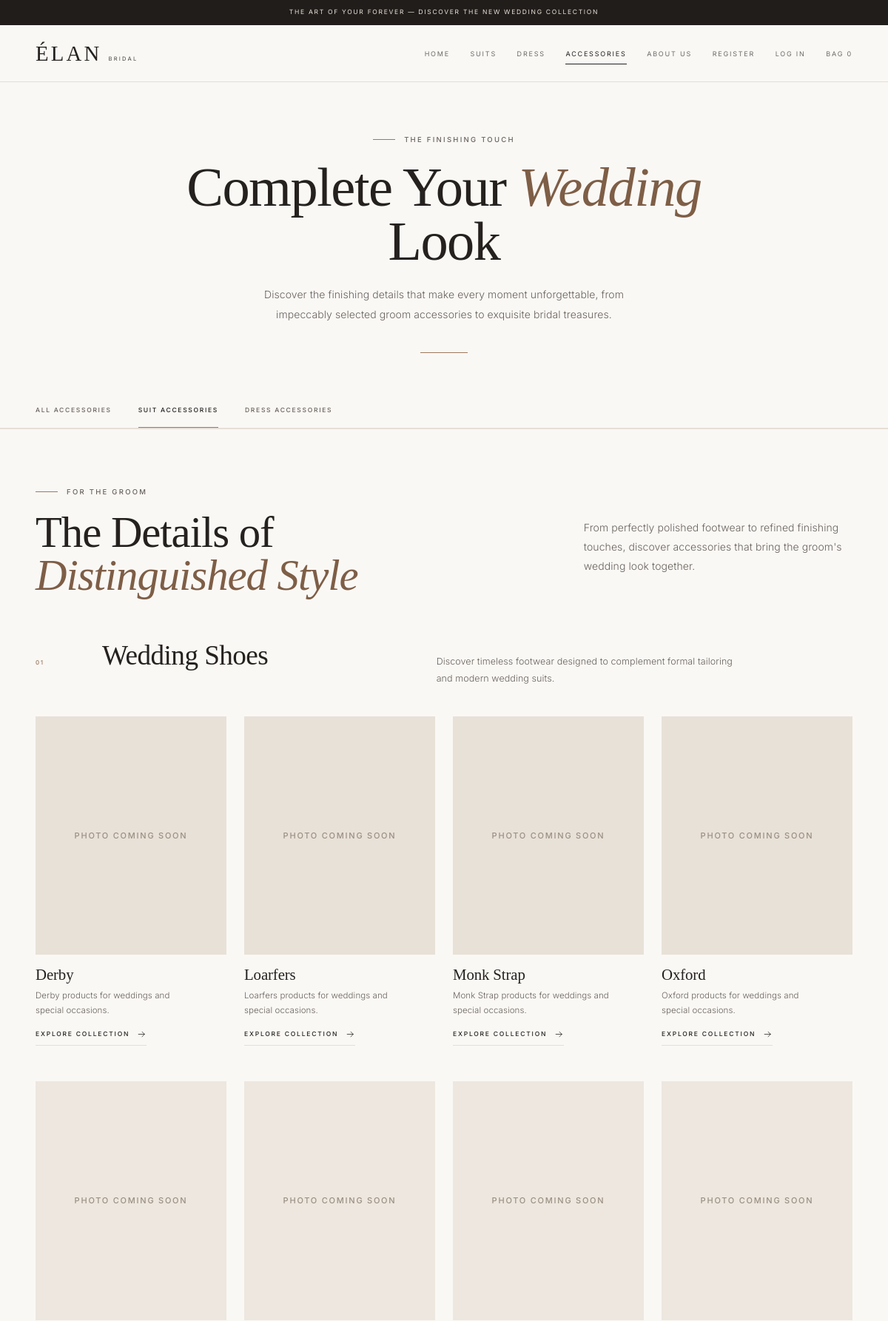
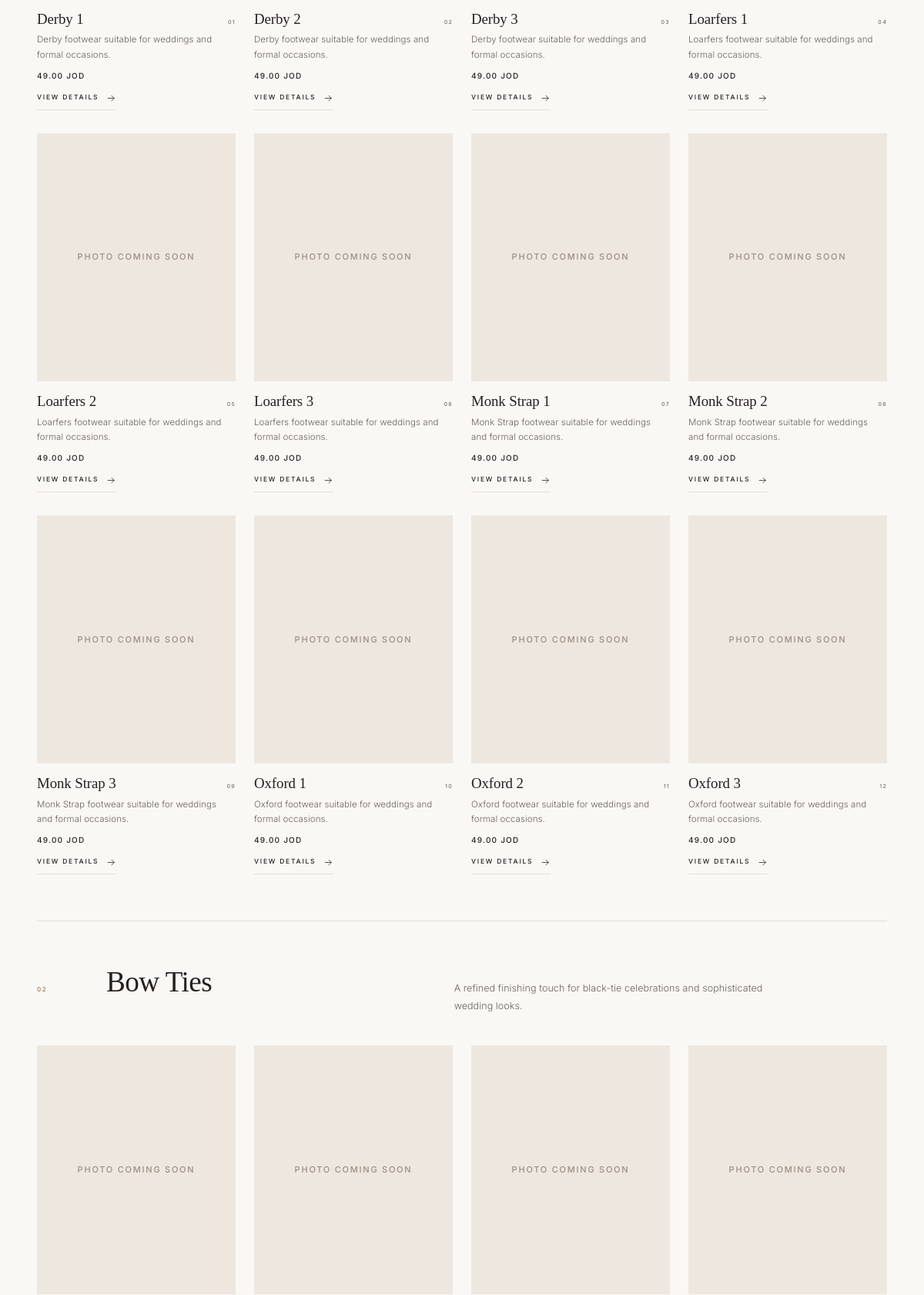
Screenshot of /accessories.php (upper part) with the database file from the repository (2 pictures, top to bottom).
### tables this page shows
CREATE TABLE `subcategories` (
  `id` int(11) NOT NULL,
  `name` varchar(100) NOT NULL,
  `category_id` int(11) NOT NULL,
  `description` varchar(255) DEFAULT NULL
);

CREATE TABLE `products` (
  `id` int(11) NOT NULL,
  `subcategory_id` int(11) NOT NULL,
  `product_name` varchar(150) NOT NULL,
  `description` text DEFAULT NULL,
  `cost_price` decimal(10,2) NOT NULL DEFAULT 0.00,
  `price` decimal(10,2) NOT NULL,
  `image_url` varchar(500) DEFAULT NULL,
  `stock_quantity` int(11) NOT NULL DEFAULT 0,
  `created_at` timestamp NOT NULL DEFAULT current_timestamp()
);

### app/models/accessories.php (called while the page is built, shortened)
<?php
class Accessories{
    private PDO $db;
     public function __construct(PDO $db){
        $this->db = $db;
     }
     public function getBySubcategories(array $subcategoryIds):array{
     $placeholders=implode(",",array_fill(0,count($subcategoryIds),"?"));
        $sql = "SELECT p.id, p.product_name, p.description, p.price,
                       p.image_url, p.stock_quantity,
                       p.subcategory_id, s.name AS subcategory_name
                FROM products p
                JOIN subcategories s ON s.id = p.subcategory_id
                WHERE p.subcategory_id IN ($placeholders)
                ORDER BY p.subcategory_id, p.id";
        $stmt = $this->db->prepare($sql);
        $stmt->execute($subcategoryIds);
        return $stmt->fetchAll();
     }
    public function getSubcategories(array $subcategoryIds): array
    {
        $subcategoryIds = array_map("intval", $subcategoryIds);
        $placeholders = implode(", ", array_fill(0, count($subcategoryIds), "?"));
        $sql = "SELECT id, name, description
                FROM subcategories
                WHERE id IN ($placeholders)
                ORDER BY id";
        $stmt = $this->db->prepare($sql);
        $stmt->execute($subcategoryIds);
        return $stmt->fetchAll();
    }
}
?>

### public/accessories.php (the view, shortened to what this page needs)
<?php
require_once __DIR__ . '/../app/models/accessories.php';
$database = new Database();
$db = $database->connect();
$accessoriesModel = new Accessories($db);
$sections = [
    "groom-shoes"    => [15, 16, 17, 18],
    "bow-ties"       => [21],
    "neck-ties"      => [22],
    "pocket-squares" => [23],
    "bridal-shoes"   => [19, 20, 24, 25],
    "bridal-jewelry" => [7],
    "bridal-gloves"  => [6],
    "tiaras-crowns"  => [8],
    "bridal-veils"   => [9],
];
$products = [];
foreach ($sections as $sectionId => $subcategoryIds) {
    $products[$sectionId] = $accessoriesModel->getBySubcategories($subcategoryIds);
}
$groomShoeTypes = $accessoriesModel->getSubcategories([15, 16, 17, 18]);
$categoryCardImages = [
    15 => "assets/images/accessories/suits/shoes/derby-category.jpg",
    16 => "assets/images/accessories/suits/shoes/loafers.jpg",
    17 => "assets/images/accessories/suits/shoes/monk2.jpg",
    18 => "assets/images/accessories/suits/shoes/oxford-category.jpg",
    19 => "assets/images/accessories/dresses/shoes/block-heel-category.jpg",
    20 => "assets/images/accessories/dresses/shoes/high-heel-category.jpg",
    24 => "assets/images/accessories/dresses/shoes/bridal-sandal-category.jpg",
    25 => "assets/images/accessories/dresses/shoes/flat-category.jpg",
];
function safe($text)
{
    return htmlspecialchars($text, ENT_QUOTES, "UTF-8");
}
function productImage($imageUrl)
{
    if (file_exists(__DIR__ . "/" . $imageUrl)) {
        return $imageUrl;
    }
    return "";
}
function arrowIcon()
{
    return '<svg class="icon" aria-hidden="true"><use href="#icon-arrow"></use></svg>';
}
function printCategoryCards($shoeTypes, $sectionId, $cardImages)
{
    foreach ($shoeTypes as $type) {
        $image = "";
        if (isset($cardImages[$type["id"]])) {
            $image = productImage($cardImages[$type["id"]]);
        }
        ?>
        <a class="acc-cat-card" href="#<?php echo $sectionId; ?>-products" data-reveal
           aria-label="Explore <?php echo safe($type["name"]); ?>">
            <span class="acc-cat-card__visual">
                <?php if ($image !== "") { ?>
                    <img class="acc-cat-card__image" src="<?php echo safe($image); ?>"
                         alt="<?php echo safe($type["name"]); ?>" loading="lazy" decoding="async">
                <?php } else { ?>
                    <span class="acc-no-photo">Photo coming soon</span>
                <?php } ?>
            </span>
            <span class="acc-cat-card__body">
                <span class="acc-cat-card__name"><?php echo safe($type["name"]); ?></span>
                <span class="acc-cat-card__desc"><?php echo safe($type["description"]); ?></span>
                <span class="text-link text-link--sm acc-cat-card__link">
                    Explore Collection <?php echo arrowIcon(); ?>
                </span>
            </span>
        </a>
        <?php
    }
}
function printProductCards($productList, $sectionId)
{
    $number = 1;
    foreach ($productList as $product) {
        $image = productImage($product["image_url"]);
        $price = number_format($product["price"], 2) . " JOD";
        $dialog = $product["product_name"] . " is part of the Élan Bridal accessories collection. "
                . "Product detail pages are coming soon.";
        ?>
        <article class="acc-product" data-reveal>
            <figure class="acc-product__visual">
                <?php if ($image !== "") { ?>
                    <img class="acc-product__image" src="<?php echo safe($image); ?>"
                         alt="<?php echo safe($product["product_name"]); ?>" loading="lazy" decoding="async">
                <?php } else { ?>
                    <span class="acc-no-photo">Photo coming soon</span>
                <?php } ?>
            </figure>
            <div class="acc-product__body">
                <div class="acc-product__heading">
                    <h4 class="acc-product__name"><?php echo safe($product["product_name"]); ?></h4>
                    <span class="acc-product__index" aria-hidden="true"><?php echo str_pad($number, 2, "0", STR_PAD_LEFT); ?></span>
                </div>
                <p class="acc-product__desc"><?php echo safe($product["description"]); ?></p>
                <p class="acc-product__price"><?php echo $price; ?></p>
                <a class="text-link text-link--sm acc-product__link"
                   href="#<?php echo $sectionId; ?>"
                   data-placeholder="<?php echo safe($product["product_name"]); ?>"
                   data-dialog="<?php echo safe($dialog); ?>"
                   data-dialog-cta="Keep exploring"
                   data-dialog-target="#<?php echo $sectionId; ?>">
                    View details <?php echo arrowIcon(); ?>
                </a>
            </div>
        </article>
        <?php
        $number++;
    }
}
?>
<!DOCTYPE html>
<html lang="en">
<head>
  <link rel="stylesheet" href="assets/css/style.css">
  <link rel="stylesheet" href="assets/css/accessories.css?v=<?php echo filemtime(__DIR__ . '/assets/css/accessories.css'); ?>">
</head>
<body>
  <header class="site-header site-header--solid" id="site-header">
    <section class="announcement" aria-label="Announcement">
      <p class="announcement__text">
        <span class="announcement__long">The Art of Your Forever &mdash; Discover the New Wedding Collection</span>
      </p>
    </section>
    <div class="navbar">
      <div class="navbar__inner container">
        <a class="brand" href="index.php" aria-label="Élan Bridal — home">
          <span class="brand__primary">Élan</span>
          <span class="brand__secondary">Bridal</span>
        </a>
        <nav class="primary-nav" aria-label="Primary">
          <ul class="primary-nav__list">
            <li><a class="primary-nav__link" href="index.php">Home</a></li>
            <li><a class="primary-nav__link" href="suits.php">Suits</a></li>
            <li><a class="primary-nav__link" href="dresses.php">Dress</a></li>
            <li><a class="primary-nav__link is-active" href="accessories.php" aria-current="page">Accessories</a></li>
            <li><a class="primary-nav__link" href="index.php#about">About Us</a></li>
            <li><a class="primary-nav__link" href="register.php">Register</a></li>
            <li><a class="primary-nav__link" href="login.php">Log In</a></li>
            <li><a class="primary-nav__link" href="cart.php">Bag <span data-cart-count>0</span></a></li>
          </ul>
        </nav>
      </div>
    </div>
  </header>
  <main id="main" class="collection-main acc-main" tabindex="-1">
    <section class="acc-intro" id="accessories" aria-labelledby="accessories-title">
      <div class="container acc-intro__inner">
        <p class="eyebrow">
          <span class="eyebrow__line" aria-hidden="true"></span>
          The Finishing Touch
        </p>
        <h1 class="acc-intro__title" id="accessories-title">Complete Your <em>Wedding</em> Look</h1>
        <p class="acc-intro__text">Discover the finishing details that make every moment unforgettable, from impeccably selected groom accessories to exquisite bridal treasures.</p>
        <span class="acc-intro__rule" aria-hidden="true"></span>
      </div>
    </section>
    <nav class="collection-nav acc-nav" aria-label="Accessory categories">
      <div class="container collection-nav__inner">
        <ul class="collection-nav__list">
          <li><a class="collection-nav__link is-active" href="#accessories" aria-current="location">All Accessories</a></li>
          <li><a class="collection-nav__link" href="#suit-accessories">Suit Accessories</a></li>
          <li><a class="collection-nav__link" href="#dress-accessories">Dress Accessories</a></li>
        </ul>
      </div>
    </nav>
    <div class="acc-collection">
      <section class="acc-section acc-section--suit" id="suit-accessories" aria-labelledby="suit-accessories-title">
        <div class="container">
          <div class="section-head acc-section-head" data-reveal>
            <div class="section-head__intro">
              <p class="eyebrow"><span class="eyebrow__line" aria-hidden="true"></span>For the Groom</p>
              <h2 class="section-title" id="suit-accessories-title">The Details of <em>Distinguished Style</em></h2>
            </div>
            <div class="section-head__aside">
              <p class="section-head__text">From perfectly polished footwear to refined finishing touches, discover accessories that bring the groom's wedding look together.</p>
            </div>
          </div>
          <article class="acc-block" id="groom-shoes" aria-labelledby="groom-shoes-title">
            <header class="acc-block__head" data-reveal>
              <p class="acc-block__index" aria-hidden="true">01</p>
              <h3 class="acc-block__title" id="groom-shoes-title">Wedding Shoes</h3>
              <p class="acc-block__text">Discover timeless footwear designed to complement formal tailoring and modern wedding suits.</p>
            </header>
            <div class="acc-cat-grid">
              <?php printCategoryCards($groomShoeTypes, "groom-shoes", $categoryCardImages); ?>
            </div>
            <div class="acc-products" id="groom-shoes-products">
              <?php printProductCards($products["groom-shoes"], "groom-shoes"); ?>
            </div>
          </article>
          <article class="acc-block" id="bow-ties" aria-labelledby="bow-ties-title">
            <header class="acc-block__head" data-reveal>
              <p class="acc-block__index" aria-hidden="true">02</p>
              <h3 class="acc-block__title" id="bow-ties-title">Bow Ties</h3>
              <p class="acc-block__text">A refined finishing touch for black-tie celebrations and sophisticated wedding looks.</p>
            </header>
            <div class="acc-products" id="bow-ties-products">
            </div>
          </article>
        </div>
      </section>
    </div>
  </main>
</body>
</html>

### public/assets/css/accessories.css (style rules this page uses)
.acc-no-photo { position: absolute; inset: 0; display: flex; align-items: center; justify-content: center; color: #9a8f82; font-size: 11px; font-weight: 500; letter-spacing: 0.16em; text-transform: uppercase; }

### rows the page displays
subcategories: shows "PHOTO COMING SOON", name "Derby", description "Derby products for weddings and special occasions."
subcategories: shows "PHOTO COMING SOON", name "Loarfers", description "Loarfers products for weddings and special occasions."
subcategories: shows "PHOTO COMING SOON", name "Monk Strap", description "Monk Strap products for weddings and special occasions."
subcategories: shows "PHOTO COMING SOON", name "Oxford", description "Oxford products for weddings and special occasions."
products: shows "PHOTO COMING SOON", product_name "Derby 1", number "01", description "Derby footwear suitable for weddings and formal occasions.", price "49.00 JOD"
products: shows "PHOTO COMING SOON", product_name "Derby 2", number "02", description "Derby footwear suitable for weddings and formal occasions.", price "49.00 JOD"
products: shows "PHOTO COMING SOON", product_name "Derby 3", number "03", description "Derby footwear suitable for weddings and formal occasions.", price "49.00 JOD"
products: shows "PHOTO COMING SOON", product_name "Loarfers 1", number "04", description "Loarfers footwear suitable for weddings and formal occasions.", price "49.00 JOD"
products: shows "PHOTO COMING SOON", product_name "Loarfers 2", number "05", description "Loarfers footwear suitable for weddings and formal occasions.", price "49.00 JOD"
products: shows "PHOTO COMING SOON", product_name "Loarfers 3", number "06", description "Loarfers footwear suitable for weddings and formal occasions.", price "49.00 JOD"
products: shows "PHOTO COMING SOON", product_name "Monk Strap 1", number "07", description "Monk Strap footwear suitable for weddings and formal occasions.", price "49.00 JOD"
products: shows "PHOTO COMING SOON", product_name "Monk Strap 2", number "08", description "Monk Strap footwear suitable for weddings and formal occasions.", price "49.00 JOD"
products: shows "PHOTO COMING SOON", product_name "Monk Strap 3", number "09", description "Monk Strap footwear suitable for weddings and formal occasions.", price "49.00 JOD"
products: shows "PHOTO COMING SOON", product_name "Oxford 1", number "10", description "Oxford footwear suitable for weddings and formal occasions.", price "49.00 JOD"
products: shows "PHOTO COMING SOON", product_name "Oxford 2", number "11", description "Oxford footwear suitable for weddings and formal occasions.", price "49.00 JOD"
products: shows "PHOTO COMING SOON", product_name "Oxford 3", number "12", description "Oxford footwear suitable for weddings and formal occasions.", price "49.00 JOD"
products: shows "PHOTO COMING SOON"
products: shows "PHOTO COMING SOON"
products: shows "PHOTO COMING SOON"
products: shows "PHOTO COMING SOON"
